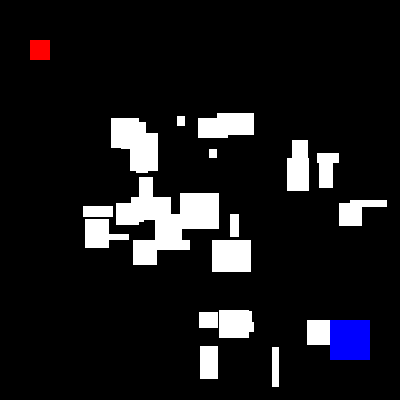
#> input picture Python/Opencv_Pathfinding_Algorithms/Image.png, 400 x 400 px
$ python bfs.py
#> lines starting #> are read from the running program, lines starting #| are printed output that depends on the picture
import cv2
from collections import deque

img1 = cv2.imread("Image.png")
#> img1 is the input picture: shape (400, 400, 3); mean B, G, R 27, 24.5, 25.1
# img = img1
img = cv2.resize(img1, (100, 100))
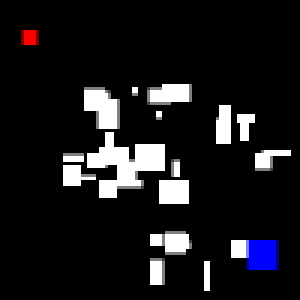
#> img: shape (100, 100, 3) (shown 3 times larger); mean B, G, R 26.9, 24.3, 25
img1 = img
# cv2.namedWindow('blob', cv2.WINDOW_NORMAL)
# cv2.imshow("Lenna", img)
# cv2.waitKey(0)

print(img.shape)    # 400 * 400 * 3
#| (100, 100, 3)

# BGR
red = [0, 0, 255]
blue = [255, 0, 0]
white = [255, 255, 255]
grey = [127, 127, 127]
green = [0, 255, 0]

class Node():
    def __init__(self, index, parent):
        self.x = index[0]
        self.y = index[1]
        self.parent = parent

def show_path(end, start):
    print("e ", end.x, end.y)
    print("s ", start.x, start.y)
    current = end
    while(current != start):    # can we equate 2 class in C++?
        img1[current.x][current.y] = green
        current = current.parent

def bfs(start):  # plan of calling it once we encounter start (red pixel)
    q = deque()
    q.append(start)

    # any() vs all()
    # current will always be grey, kyunki hum pehle hi children ko grey kar dete hai
    # while (img[current.x][current.y] != blue).any():
    cv2.namedWindow('path', cv2.WINDOW_NORMAL)
    while len(q):
        current = q.popleft()
        i, j = current.x, current.y
        # print(img[i][j])    # current is always grey !!
        cv2.imshow('path', img)
        cv2.waitKey(1)

        if j+1 < img.shape[1]:     # i - coloumn; j - rows
            if (img[i][j+1] != white).any() and (img[i][j+1] != grey).any():
                if (img[i][j+1] == blue).all():
                    break   # reached

                img[i][j+1] = grey  # taki dubara se na ho gaye check
                n = Node((i, j+1), current)
                q.append(n)
        if i+1 < img.shape[0]:
            if (img[i+1][j] != white).any() and (img[i+1][j] != grey).any():
                if (img[i+1][j] == blue).all():
                    break

                img[i+1][j] = grey
                n = Node((i+1, j), current)
                q.append(n)
        if j-1 > 0:
            if (img[i][j-1] != white).any() and (img[i][j-1] != grey).any():
                if (img[i][j-1] == blue).all():
                    break

                img[i][j-1] = grey
                n = Node((i, j-1), current)
                q.append(n)
        if i-1 > 0:
            if (img[i-1][j] != white).any() and (img[i-1][j] != grey).any():
                if (img[i-1][j] == blue).all():
                    break

                img[i-1][j] = grey
                n = Node((i-1, j), current)
                q.append(n)

    show_path(current, start)

esc=False
for i in range(img.shape[0]):
    for j in range(img.shape[1]):
        if(img[i][j]==red).all():
            start = Node((i, j), None)
            esc=True
            bfs(start)
            break

    if(esc):
        break

print("Done!")
cv2.namedWindow('final', cv2.WINDOW_NORMAL)
cv2.imshow("final", img1)
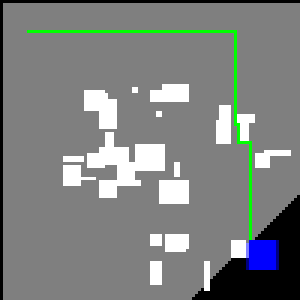
#> window 'final': shape (100, 100, 3) (shown 3 times larger); mean B, G, R 128.5, 129.6, 126
cv2.waitKey(0)
